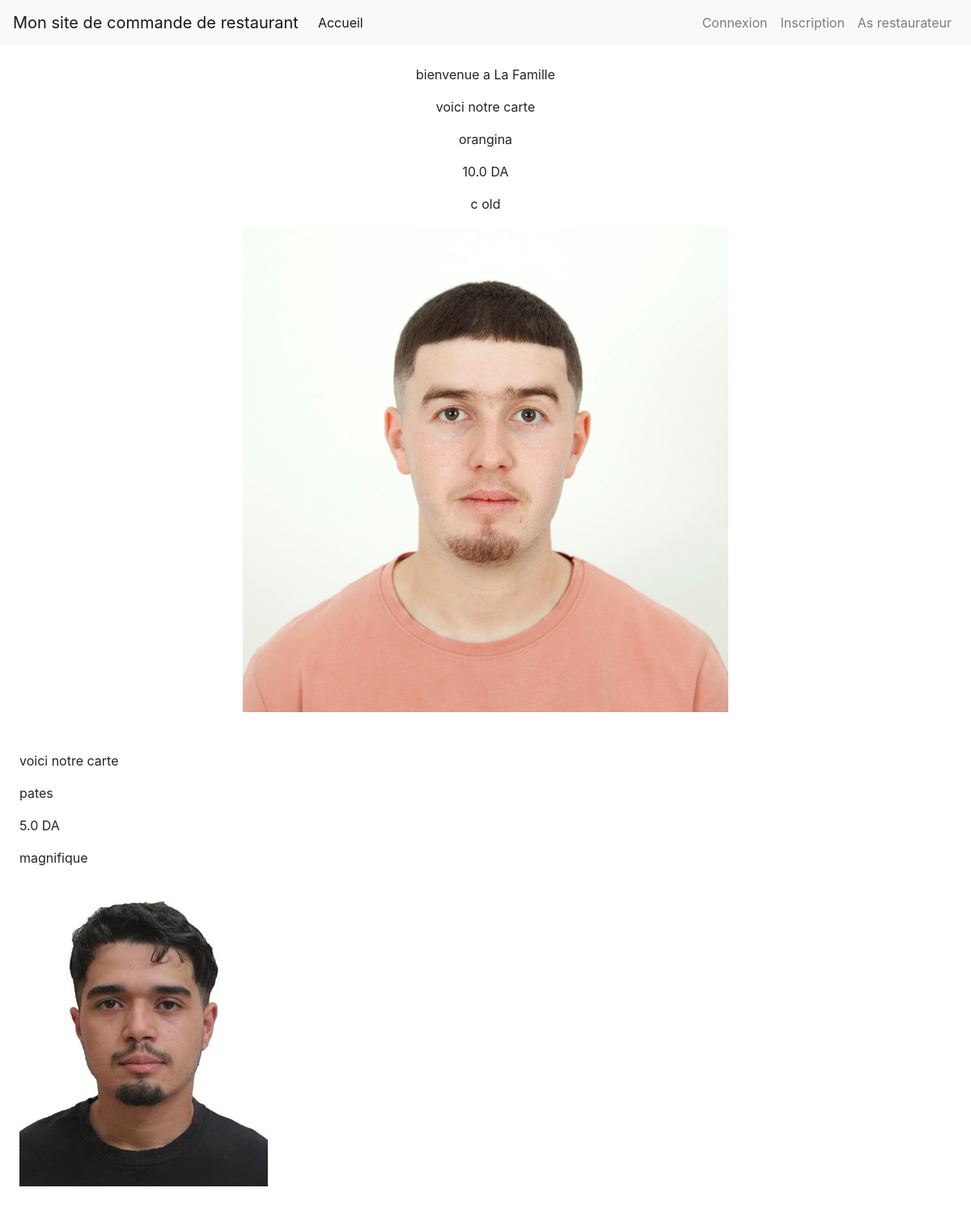
Before: /1/ with the older database file.
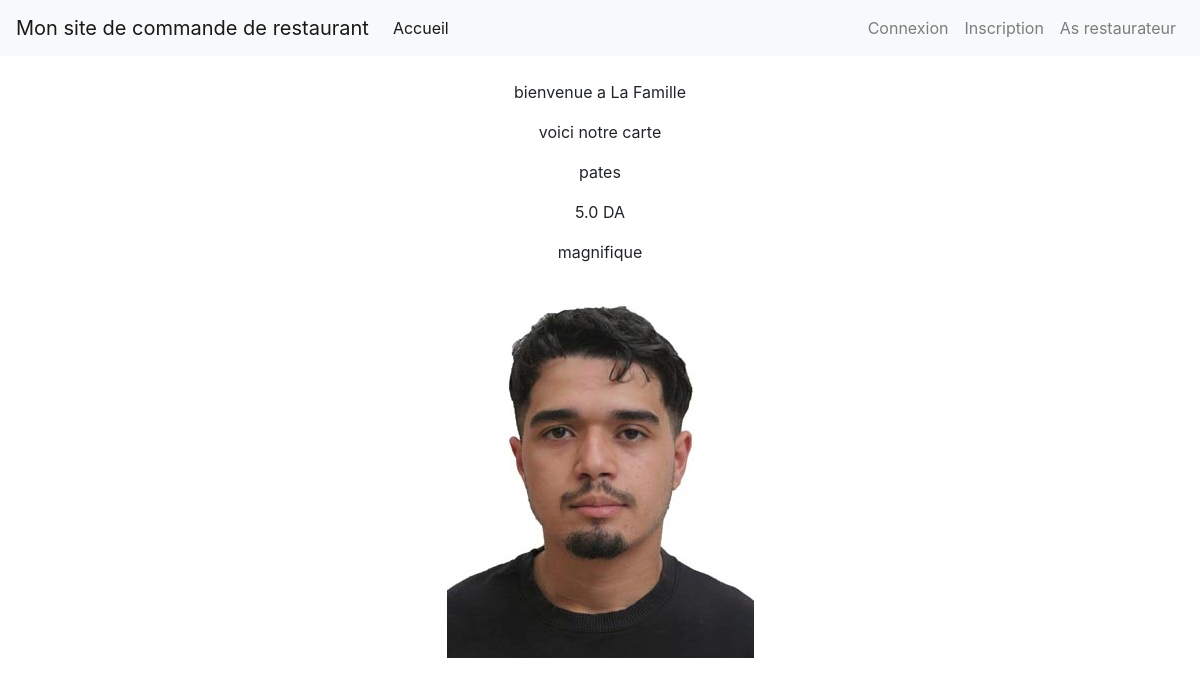
After: the same page with the newer database file.
### app1/models.py (models this page shows, shortened)
class Product(models.Model):
    name = models.CharField(max_length=128)
    slug = models.SlugField(unique=True, max_length=255, blank=True, null=True, editable=False)
    price = models.FloatField(default=0.0)
    description = models.TextField(blank=True)
    thumbnail = models.ImageField(upload_to="products", blank=True, null=True)
    restaurant = models.ForeignKey(Restaurant, on_delete=models.CASCADE, related_name='products')    # menu = models.ForeignKey(Menu, on_delete=models.CASCADE, related_name='products')

### app1/views.py (the view)
# urls.py: path('<int:pk>/', views.affichage_menu, name='menu'),
def affichage_menu(request, pk):
        resto = Restaurant.objects.get(id = pk)
        menu = Product.objects.filter(restaurant__resto_name  = resto.resto_name)
        return render(request, 'app1/menu.html', context={"menu": menu, "resto_name" : resto.resto_name})

### templates/app1/menu.html (shortened to what this page needs)
{%extends 'base.html'%}
{% block content %}
<center>
    <div>
        <p>bienvenue a {{ resto_name }}</p>
    {% for plat in menu %}
    <div>
        <p>voici notre carte</p>
        <p>{{ plat.name }}</p>
        <p>{{ plat.price }} DA</p>
        <p>{{ plat.description }}</p>
        {% if plat.thumbnail %}
                    <img src="{{ plat.thumbnail.url }}" alt="{{ plat.name }} Thumbnail">
         {% endif %}
    </div>
    </center>
    <br><br>
    {% endfor %}
{% endblock %}

Changed rows visible on the page:
removed Product: name "orangina", price "10.0", description "c old", thumbnail (picture)
